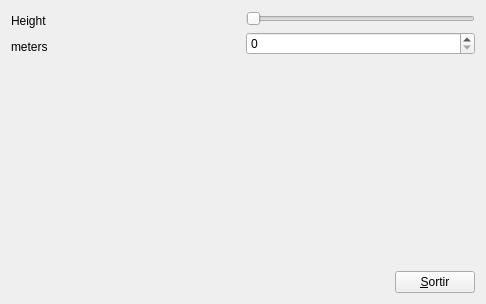
<?xml version="1.0" encoding="UTF-8"?>
<ui version="4.0">
 <class>myForm</class>
 <widget class="QWidget" name="myForm">
  <property name="geometry">
   <rect>
    <x>0</x>
    <y>0</y>
    <width>486</width>
    <height>304</height>
   </rect>
  </property>
  <property name="minimumSize">
   <size>
    <width>150</width>
    <height>150</height>
   </size>
  </property>
  <property name="windowTitle">
   <string>Form</string>
  </property>
  <layout class="QVBoxLayout" name="verticalLayout_3">
   <item>
    <layout class="QHBoxLayout" name="horizontalLayout_3">
     <item>
      <layout class="QVBoxLayout" name="verticalLayout_2">
       <item>
        <layout class="QHBoxLayout" name="horizontalLayout">
         <item>
          <widget class="QLabel" name="heightlabel">
           <property name="text">
            <string>Height</string>
           </property>
          </widget>
         </item>
         <item>
          <spacer name="horizontalSpacer_2">
           <property name="orientation">
            <enum>Qt::Horizontal</enum>
           </property>
           <property name="sizeHint" stdset="0">
            <size>
             <width>40</width>
             <height>20</height>
            </size>
           </property>
          </spacer>
         </item>
        </layout>
       </item>
       <item>
        <layout class="QHBoxLayout" name="horizontalLayout_2">
         <item>
          <widget class="QLabel" name="meterslabel">
           <property name="text">
            <string>meters</string>
           </property>
          </widget>
         </item>
         <item>
          <spacer name="horizontalSpacer_3">
           <property name="orientation">
            <enum>Qt::Horizontal</enum>
           </property>
           <property name="sizeHint" stdset="0">
            <size>
             <width>48</width>
             <height>20</height>
            </size>
           </property>
          </spacer>
         </item>
        </layout>
       </item>
      </layout>
     </item>
     <item>
      <layout class="QVBoxLayout" name="verticalLayout">
       <item>
        <widget class="QSlider" name="horizontalSlider">
         <property name="orientation">
          <enum>Qt::Horizontal</enum>
         </property>
        </widget>
       </item>
       <item>
        <widget class="QSpinBox" name="spinBox"/>
       </item>
      </layout>
     </item>
    </layout>
   </item>
   <item>
    <spacer name="verticalSpacer">
     <property name="orientation">
      <enum>Qt::Vertical</enum>
     </property>
     <property name="sizeHint" stdset="0">
      <size>
       <width>20</width>
       <height>168</height>
      </size>
     </property>
    </spacer>
   </item>
   <item>
    <layout class="QHBoxLayout" name="exitLayout">
     <item>
      <spacer name="horizontalSpacer">
       <property name="orientation">
        <enum>Qt::Horizontal</enum>
       </property>
       <property name="sizeHint" stdset="0">
        <size>
         <width>228</width>
         <height>20</height>
        </size>
       </property>
      </spacer>
     </item>
     <item>
      <widget class="QPushButton" name="pushButton">
       <property name="text">
        <string>&amp;Sortir</string>
       </property>
      </widget>
     </item>
    </layout>
   </item>
  </layout>
 </widget>
 <resources/>
 <connections>
  <connection>
   <sender>horizontalSlider</sender>
   <signal>sliderMoved(int)</signal>
   <receiver>spinBox</receiver>
   <slot>setValue(int)</slot>
   <hints>
    <hint type="sourcelabel">
     <x>138</x>
     <y>50</y>
    </hint>
    <hint type="destinationlabel">
     <x>136</x>
     <y>85</y>
    </hint>
   </hints>
  </connection>
  <connection>
   <sender>spinBox</sender>
   <signal>valueChanged(int)</signal>
   <receiver>horizontalSlider</receiver>
   <slot>setValue(int)</slot>
   <hints>
    <hint type="sourcelabel">
     <x>139</x>
     <y>95</y>
    </hint>
    <hint type="destinationlabel">
     <x>179</x>
     <y>44</y>
    </hint>
   </hints>
  </connection>
  <connection>
   <sender>pushButton</sender>
   <signal>clicked()</signal>
   <receiver>myForm</receiver>
   <slot>close()</slot>
   <hints>
    <hint type="sourcelabel">
     <x>327</x>
     <y>255</y>
    </hint>
    <hint type="destinationlabel">
     <x>199</x>
     <y>149</y>
    </hint>
   </hints>
  </connection>
 </connections>
</ui>
